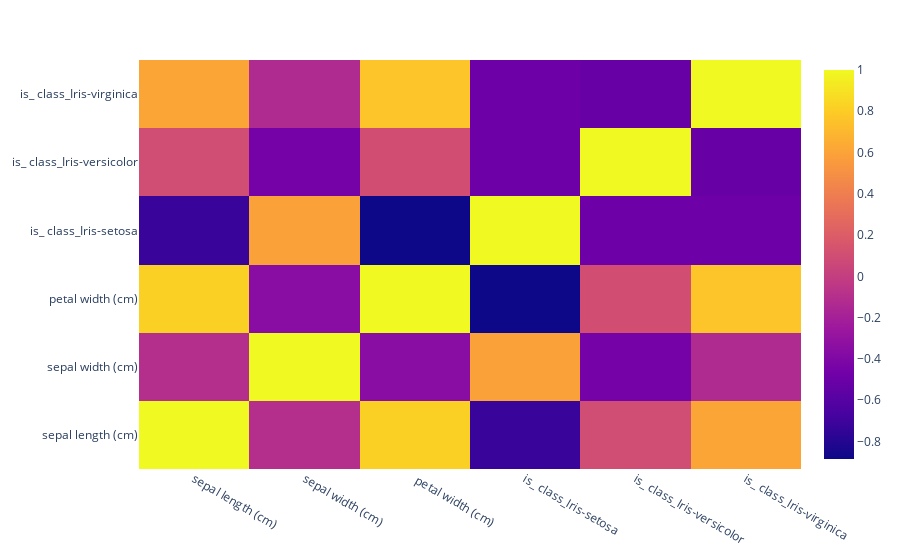

The cell this chart's notebook holds for it:
### Code cell
# Prepare data for training with input rust functions expect
label_col = 2

# Normalize columns
# labels = encoded.iloc[:, label_col]
# max_per_col = encoded.abs().max().replace(0,1)
# encoded = (encoded / max_per_col)
# encoded.iloc[:, label_col] = labels

train_data, test_data = split_train_test(encoded, 0.9, True)

# Remove any encoded data of the same class
train_data_features = train_data.copy()
remove_encoded_category_data_and_label(train_data_features, feature_to_encoded_cols, label_col)

train_data_features_list = train_data_features.values.tolist()

# Data Correlation
corr = train_data_features.corr()
fig = px.imshow(corr, aspect="auto", origin='lower')
fig.show()

# Get labels
train_data_labels = train_data.iloc[:, label_col].values.tolist()
train_data_features

### Figure 1 — Plotly figure (JSON) as saved in the notebook; plotly's stock layout.template omitted (floating-point values rounded to 4 significant figures)
{"data": [{"coloraxis": "coloraxis", "hovertemplate": "x: %{x}<br>y: %{y}<br>color: %{z}<extra></extra>", "name": "0", "type": "heatmap", "x": ["sepal length (cm)", "sepal width (cm)", " petal width (cm)", "is_ class_Iris-setosa", "is_ class_Iris-versicolor", "is_ class_Iris-virginica"], "xaxis": "x", "y": ["sepal length (cm)", "sepal width (cm)", " petal width (cm)", "is_ class_Iris-setosa", "is_ class_Iris-versicolor", "is_ class_Iris-virginica"], "yaxis": "y", "z": [[1, -0.1027, 0.8151, -0.7265, 0.1024, 0.6118], [-0.1027, 1, -0.3518, 0.5899, -0.4528, -0.1271], [0.8151, -0.3518, 1, -0.8847, 0.1055, 0.7641], [-0.7265, 0.5899, -0.8847, 1, -0.4915, -0.4915], [0.1024, -0.4528, 0.1055, -0.4915, 1, -0.5169], [0.6118, -0.1271, 0.7641, -0.4915, -0.5169, 1]]}], "layout": {"coloraxis": {"colorscale": [[0, "#0d0887"], [0.1111, "#46039f"], [0.2222, "#7201a8"], [0.3333, "#9c179e"], [0.4444, "#bd3786"], [0.5556, "#d8576b"], [0.6667, "#ed7953"], [0.7778, "#fb9f3a"], [0.8889, "#fdca26"], [1, "#f0f921"]]}, "margin": {"t": 60}, "xaxis": {"anchor": "y", "domain": [0, 1]}, "yaxis": {"anchor": "x", "autorange": true, "domain": [0, 1]}}}
